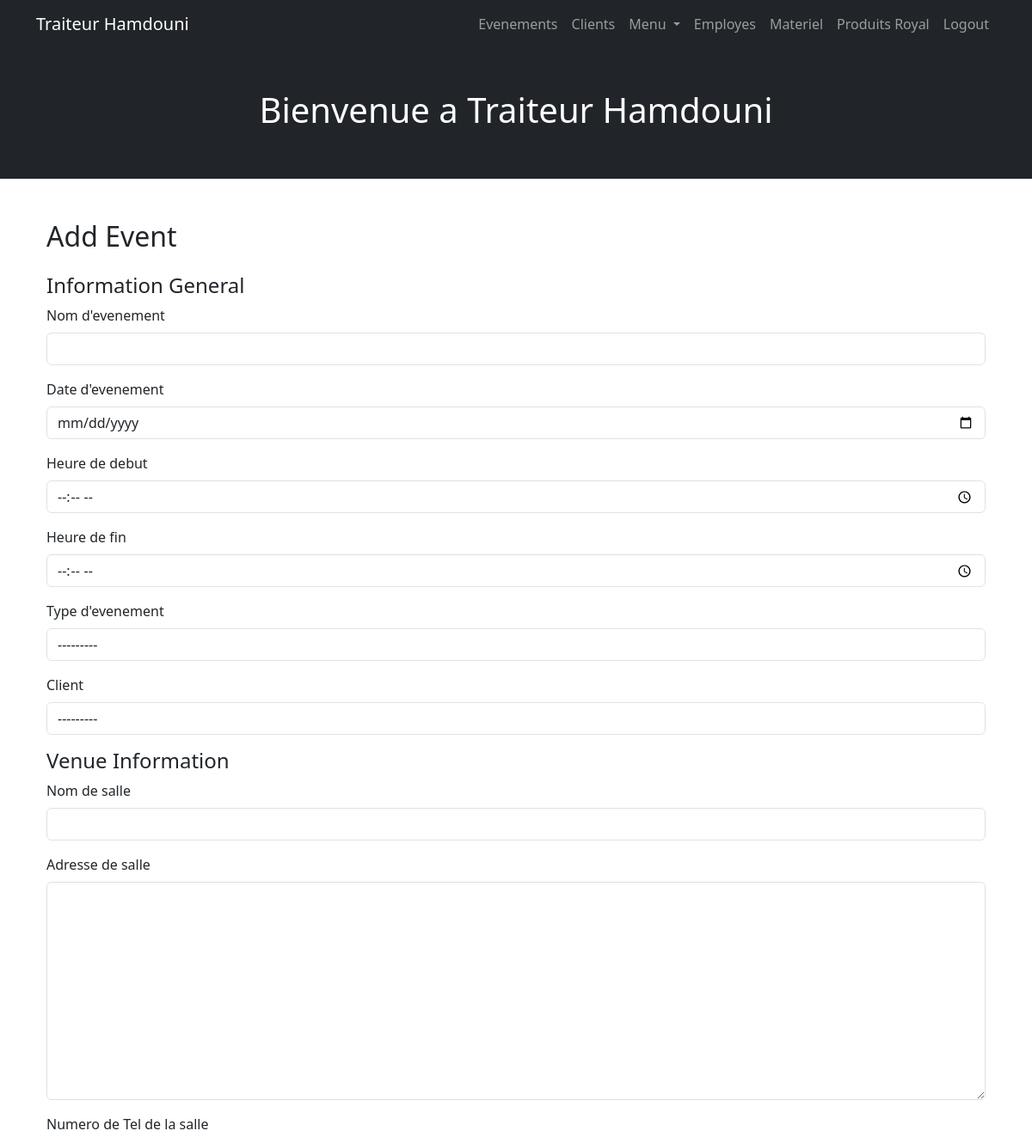
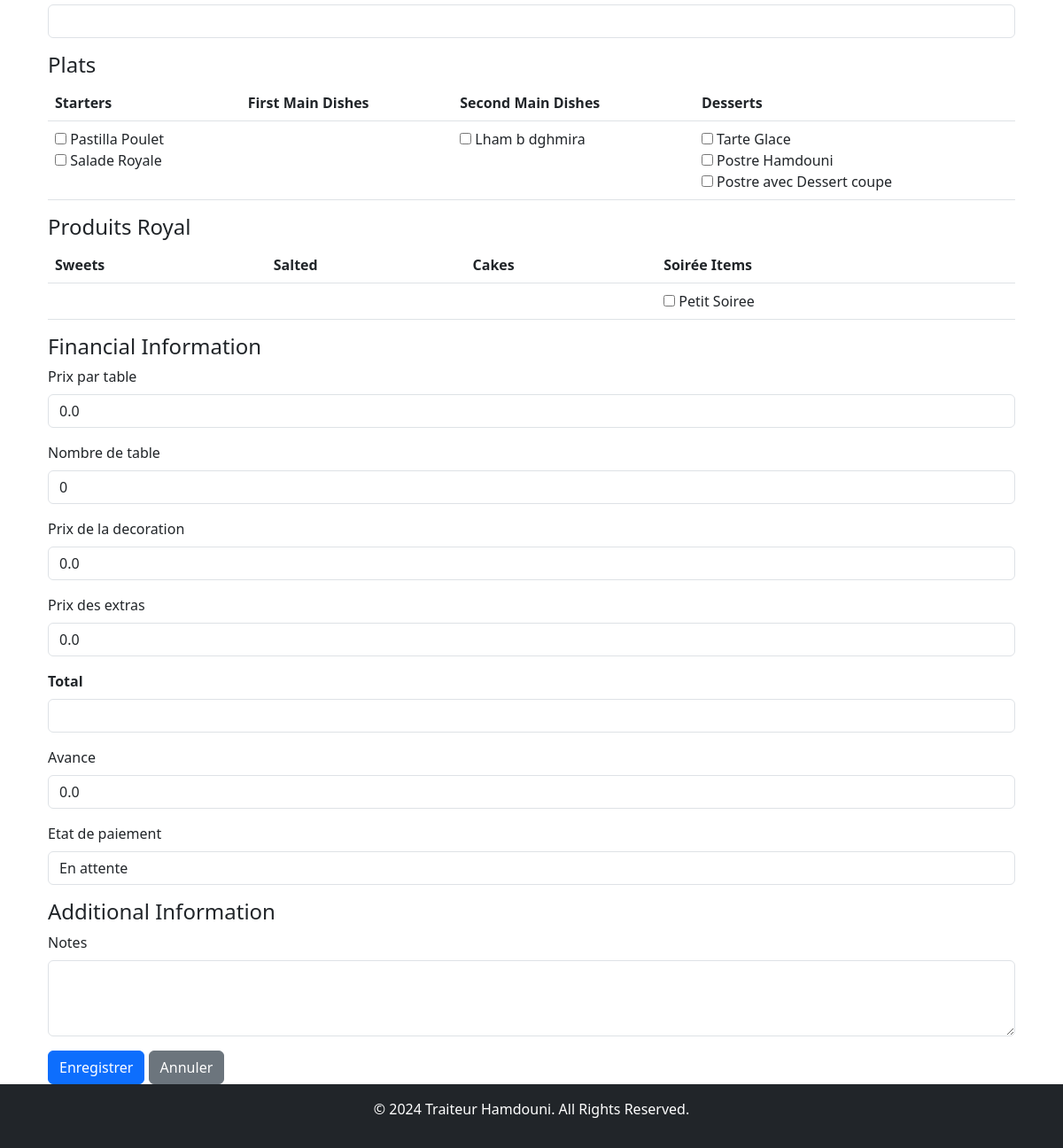
Screenshot of /events/add/ (signed in) with the database file from the repository (2 pictures, top to bottom).
### menu/models.py (models this page shows, shortened)
class Dish(models.Model):
    DISH_TYPES = [
        ('starter', 'Starter Dish'),
        ('first_main', 'First Main Plate'),
        ('second_main', 'Second Main Plate'),
        ('dessert', 'Dessert'),
    ]
    name = models.CharField(max_length=255, verbose_name="Dish Name")
    dish_type = models.CharField(max_length=20, choices=DISH_TYPES, verbose_name="Dish Type")
    description = models.TextField(blank=True, verbose_name="Description")
    price = models.DecimalField(max_digits=10, decimal_places=2, verbose_name="Price")

### products/models.py (models this page shows, shortened)
class Product(models.Model):
    PRODUCT_TYPES = [
        ('sweet', 'Sweets'),
        ('salted', 'Salted'),
        ('cake', 'Cakes'),
        ('soire', 'Soirée Items'),
    ]
    name = models.CharField(max_length=255, verbose_name="Product Name")
    type = models.CharField(max_length=50, choices=PRODUCT_TYPES, verbose_name="Product Type")
    purchase_price = models.DecimalField(max_digits=10, decimal_places=2, verbose_name="Purchase Price")
    selling_price = models.DecimalField(max_digits=10, decimal_places=2, verbose_name="Selling Price")

### events/views.py (the view)
# urls.py: path('add/', add_event, name='add_event'),
def add_event(request):
    if request.method == 'POST':
        form = EventForm(request.POST)
        if form.is_valid():
            event = form.save(commit=False)
            event.event_cost = event.calculate_total_price()
            event.save()
            selected_dishes_ids = request.POST.getlist('selected_dishes')
            selected_dishes = Dish.objects.filter(id__in=selected_dishes_ids)
            event.selected_dishes.set(selected_dishes)
            selected_products_ids = request.POST.getlist('products')
            selected_products = Product.objects.filter(id__in=selected_products_ids)
            EventProduct.objects.filter(event=event).delete()  # Clear existing products for this event
            for product in selected_products:
                product_quantity = event.number_of_tables * 10  # Calculate quantity
                EventProduct.objects.create(event=event, product=product, quantity=product_quantity)
            messages.success(request, "Event added successfully!")
            return redirect('events:event_list')
        else:
            messages.error(request, "There was an error adding the event.")
    else:
        form = EventForm()
    dishes_by_category = {
        "Starters": Dish.objects.filter(dish_type='starter'),
        "First Main Dishes": Dish.objects.filter(dish_type='first_main'),
        "Second Main Dishes": Dish.objects.filter(dish_type='second_main'),
        "Desserts": Dish.objects.filter(dish_type='dessert'),
    }
    products_by_category = {
        "Sweets": Product.objects.filter(type="sweet"),
        "Salted": Product.objects.filter(type="salted"),
        "Cakes": Product.objects.filter(type="cake"),
        "Soirée Items": Product.objects.filter(type="soire"),
    }
    return render(request, 'events/event_form.html', {
        'form': form,
        'dishes_by_category': dishes_by_category,
        'products_by_category': products_by_category,  # Pass grouped products to the template
    })

### client/models.py (called while the page is built)
    def __str__(self):
        return self.full_name

### products/templatetags/custom_filters.py (called while the page is built)
@register.filter
def add_class(field, css_class):
    return field.as_widget(attrs={'class': css_class})

### events/templates/events/event_form.html (shortened to what this page needs)
{% extends 'base.html' %}
{% load custom_filters %}
{% block content %}
<div class="container mt-4">
    <h2 class="mb-4">{{ form.instance.pk|yesno:"Edit Event,Add Event" }}</h2>
    <form method="post" id="event-form">
        <h4>Information General</h4>
        <div class="mb-3">
            <label for="id_name" class="form-label">Nom d'evenement</label>
            {{ form.name|add_class:"form-control" }}
        </div>
        <div class="mb-3">
            <label for="id_date" class="form-label">Date d'evenement</label>
            {{ form.date|add_class:"form-control" }}
        </div>
        <div class="mb-3">
            <label for="id_start_time" class="form-label">Heure de debut</label>
            {{ form.start_time|add_class:"form-control" }}
        </div>
        <div class="mb-3">
            <label for="id_end_time" class="form-label">Heure de fin</label>
            {{ form.end_time|add_class:"form-control" }}
        </div>
        <div class="mb-3">
            <label for="id_event_type" class="form-label">Type d'evenement</label>
            {{ form.event_type|add_class:"form-control" }}
        </div>
        <div class="mb-3">
            <label for="id_client" class="form-label">Client</label>
            {{ form.client|add_class:"form-control" }}
        </div>
        <h4>Venue Information</h4>
        <div class="mb-3">
            <label for="id_venue_name" class="form-label">Nom de salle</label>
            {{ form.venue_name|add_class:"form-control" }}
        </div>
        <div class="mb-3">
            <label for="id_venue_address" class="form-label">Adresse de salle</label>
            {{ form.venue_address|add_class:"form-control" }}
        </div>
        <div class="mb-3">
            <label for="id_venue_contact" class="form-label">Numero de Tel de la salle</label>
            {{ form.venue_contact|add_class:"form-control" }}
        </div>
        <h4>Plats</h4>
        <table class="table">
            <thead>
                <tr>
                    {% for category in dishes_by_category.keys %}
                    <th>{{ category }}</th>
                    {% endfor %}
                </tr>
            </thead>
            <tbody>
                <tr>
                    {% for category, dishes in dishes_by_category.items %}
                    <td>
                        {% for dish in dishes %}
                        <div>
                            <label>
                                <input
                                    type="checkbox"
                                    name="selected_dishes"
                                    value="{{ dish.id }}"
                                    {% if dish.id in preselected_dishes %} checked {% endif %}>
                                {{ dish.name }}
                            </label>
                        </div>
                        {% endfor %}
                    </td>
                    {% endfor %}
                </tr>
            </tbody>
        </table>
        <h4>Produits Royal</h4>
        <table class="table">
            <thead>
                <tr>
                    {% for category in products_by_category.keys %}
                    <th>{{ category }}</th>
                    {% endfor %}
                </tr>
            </thead>
            <tbody>
                <tr>
                    {% for category, products in products_by_category.items %}
                    <td>
                        {% for product in products %}
                        <div>
                            <label>
                                <input
                                    type="checkbox"
                                    name="products"
                                    value="{{ product.id }}"
                                    {% if product.id in preselected_products %} checked {% endif %}>
                                {{ product.name }}
                            </label>
                        </div>
                        {% endfor %}
                    </td>
                    {% endfor %}
                </tr>
            </tbody>
        </table>
        <h4>Financial Information</h4>
        <div class="mb-3">
            <label for="id_price_per_table" class="form-label">Prix par table</label>
            {{ form.price_per_table|add_class:"form-control" }}
        </div>
        <div class="mb-3">
            <label for="id_number_of_tables" class="form-label">Nombre de table</label>
            {{ form.number_of_tables|add_class:"form-control" }}
        </div>
        <div class="mb-3">
            <label for="id_price_of_decoration" class="form-label">Prix de la decoration</label>
            {{ form.price_of_decoration|add_class:"form-control" }}
        </div>
        <div class="mb-3">
            <label for="id_price_of_extras" class="form-label">Prix des extras</label>
            {{ form.price_of_extras|add_class:"form-control" }}
        </div>
        <div class="mb-3">
            <label class="form-label"><b>Total</b></label>
            <input type="text" class="form-control" id="total-price" readonly>
        </div>
        <div class="mb-3">
            <label for="id_amount_paid" class="form-label">Avance</label>
            {{ form.amount_paid|add_class:"form-control" }}
        </div>
        <div class="mb-3">
            <label for="id_payment_status" class="form-label">Etat de paiement</label>
            {{ form.payment_status|add_class:"form-control" }}
        </div>
        <h4>Additional Information</h4>
        <div class="mb-3">
            <label for="id_event_notes" class="form-label">Notes</label>
            {{ form.event_notes|add_class:"form-control" }}
        </div>
        <button type="submit" class="btn btn-primary">Enregistrer</button>
        <a href="{% url 'events:event_list' %}" class="btn btn-secondary">Annuler</a>
    </form>
</div>
{% endblock %}

### client/templates/base.html (style rules this page uses)
html, body { height: 100%; margin: 0; }
body { display: flex; flex-direction: column; }
.container.mt-4 { flex: 1; }

### rows the page displays
Dish: name "Pastilla Poulet"
Dish: name "Salade Royale"
Dish: name "Lham b dghmira"
Dish: name "Tarte Glace"
Dish: name "Postre Hamdouni"
Dish: name "Postre avec Dessert coupe"
Product: name "Petit Soiree"

### other values shown
{{ category }} "Starters" "First Main Dishes" "Second Main Dishes" "Desserts"
{{ category }} "Sweets" "Salted" "Cakes" "Soirée Items"
